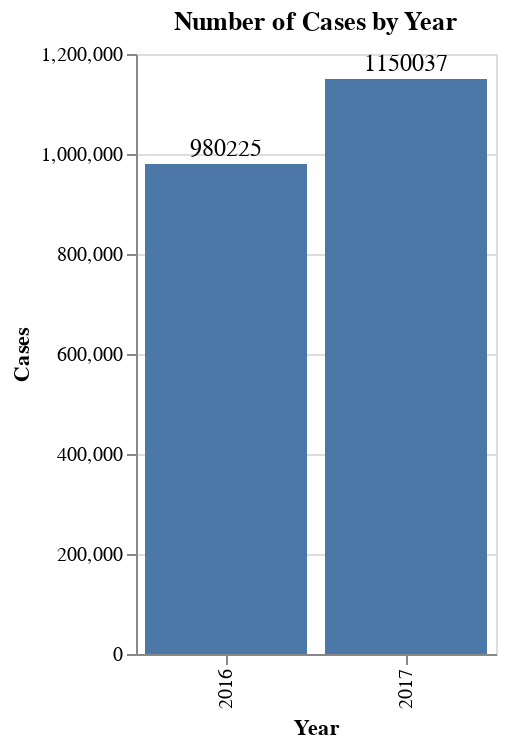

The notebook cell saved with this chart:
### Code cell
horizontal_bar_chart(df, 'Year', width=180).properties(
    title = 'Number of Cases by Year'
)

### Figure 1 — Vega-Lite specification as saved in the notebook (floating-point values rounded to 4 significant figures)
{"config": {"view": {"continuousWidth": 400, "continuousHeight": 300}}, "layer": [{"mark": "bar", "encoding": {"x": {"type": "ordinal", "field": "Year"}, "y": {"type": "quantitative", "field": "Cases"}}, "width": 180}, {"mark": {"type": "text", "align": "center", "dy": -8, "fontSize": 12}, "encoding": {"text": {"type": "quantitative", "field": "Cases"}, "x": {"type": "ordinal", "field": "Year"}, "y": {"type": "quantitative", "field": "Cases"}}, "width": 180}], "data": {"name": "data-545dfcfc2a5bf1d915eb596e5b3228de"}, "title": "Number of Cases by Year", "$schema": "https://vega.github.io/schema/vega-lite/v4.8.1.json", "datasets": {"data-545dfcfc2a5bf1d915eb596e5b3228de": [{"Year": "2017", "Cases": 1150037}, {"Year": "2016", "Cases": 980225}]}}
